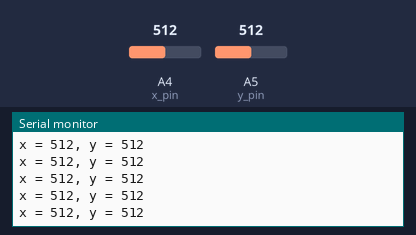
Simulated run of this sketch. Board: Arduino Uno, built with avr-gcc and run on an emulated ATmega328P. On the bench: the last lines printed to the serial monitor. The test bench sets the inputs (shaded band); at power-on: A4 (x_pin) = 512, A5 (y_pin) = 512.

Above: at 1.2 s.
1.3 s: A4 (x_pin) set to 716
At 1.56 s:
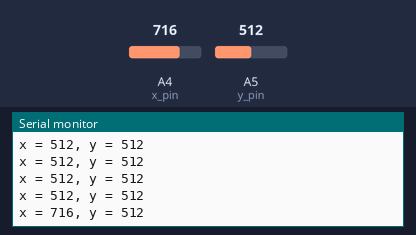
2.8 s: A5 (y_pin) set to 716
At 2.96 s:
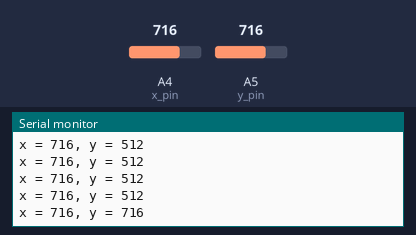
4.3 s: A4 (x_pin) set to 900
At 4.37 s:
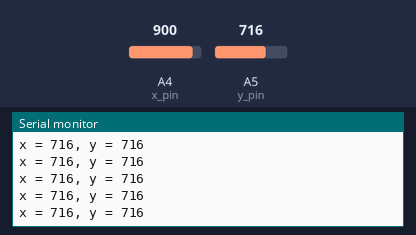
5.8 s: A5 (y_pin) set to 900
At 5.97 s:
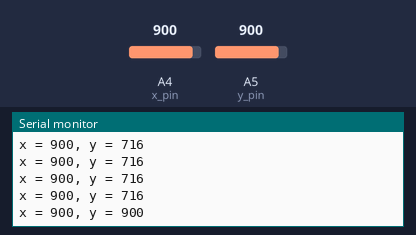
Timing chart, 0 to 8.3 s (numbered marks = the images above; inputs shaded):
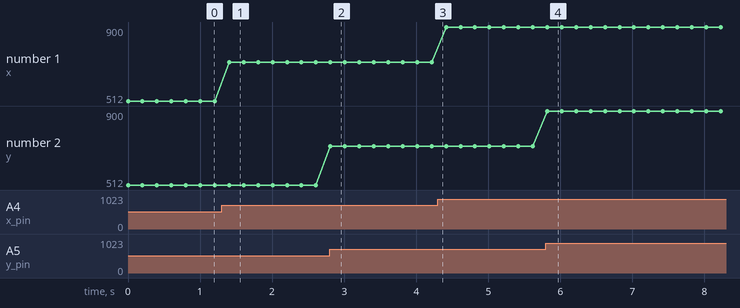

The sketch:

arduino_joystick-QS.ino
```cpp
/*This enables the joystick control using the arduino joystick.
Wiring:
GND -> GND
5V -> 5V
VRx -> Analog Pin
VRy -> Analog Pin
SW -> Digital Pin
Max values for x/y coordinates are 1021 and the min value are 502.
*/
#include <Arduino.h>
#include <Stepper.h>
int xValue = analogRead(A5);
int yValue = analogRead(A4);
int x_pin = A4;
int y_pin = A5;

void setup() {
  Serial.begin(9600) ;
}

void loop() {
  // read analog X and Y analog values
  xValue = analogRead(x_pin);
  yValue = analogRead(y_pin);

  // print data to Serial Monitor on Arduino IDE, can do many other things!
  Serial.print("x = ");
  Serial.print(xValue);
  Serial.print(", y = ");
  Serial.println(yValue);
  delay(200);
}
```

Measured:
- after the input at 1.3 s, the serial monitor: prints a new line after 0.10 s (image 1)
- after the input at 2.8 s, the serial monitor: prints a new line at once (image 2)
- after the input at 5.8 s, the serial monitor: prints a new line at once (image 4)
- plotted number 1: 512 → 716 after the input at 1.3 s, 716 → 900 after the input at 4.3 s
